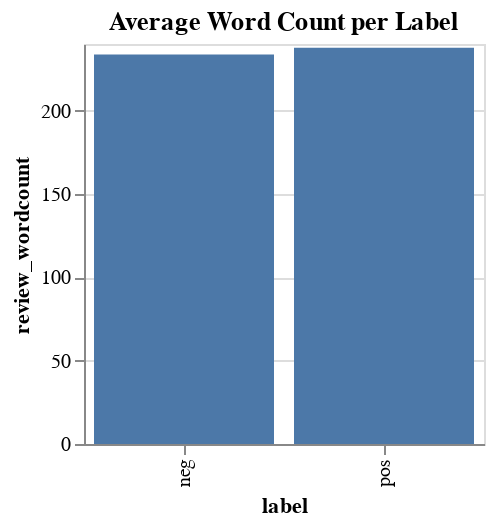

Notebook code for this chart:
### Code cell
plot_avg_wc = alt.Chart(review_length_df.groupby(by='label').mean().reset_index(), width=200, height=200).mark_bar().encode(
    x=alt.X('label:N'), 
    y=alt.Y('review_wordcount:Q') 
).properties(title="Average Word Count per Label")
plot_avg_wc

### Figure 1 — Vega-Lite specification as saved in the notebook (floating-point values rounded to 4 significant figures)
{"config": {"view": {"continuousWidth": 400, "continuousHeight": 300}}, "data": {"name": "data-dc2bd0aa4a626915603d909710a0041b"}, "mark": "bar", "encoding": {"x": {"type": "nominal", "field": "label"}, "y": {"type": "quantitative", "field": "review_wordcount"}}, "height": 200, "title": "Average Word Count per Label", "width": 200, "$schema": "https://vega.github.io/schema/vega-lite/v4.8.1.json", "datasets": {"data-dc2bd0aa4a626915603d909710a0041b": [{"label": "neg", "review_wordcount": 233.7}, {"label": "pos", "review_wordcount": 237.8}]}}
